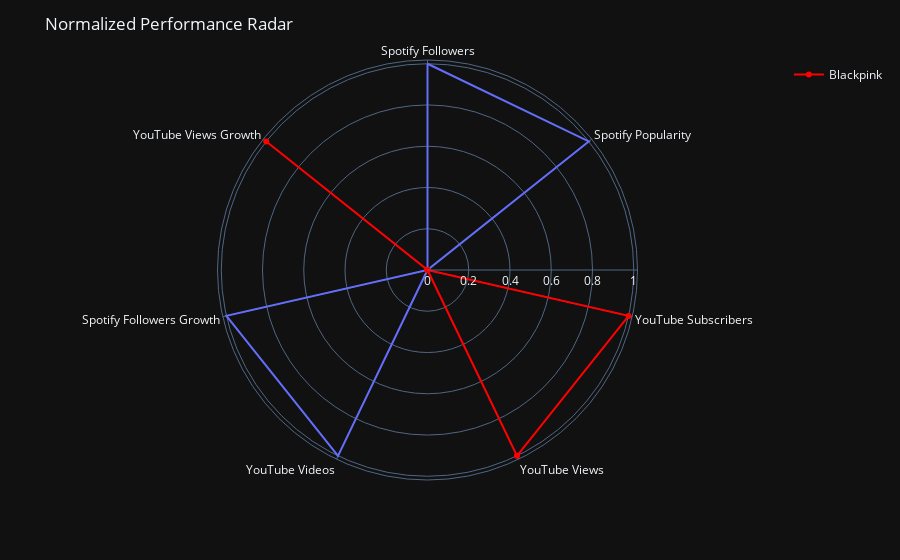

The notebook cell saved with this chart:
### Code cell
# Continuation of BTS vs Blackpink Data Science Project

# Step 1: Import Libraries
import pandas as pd
import matplotlib.pyplot as plt
import seaborn as sns
from sklearn.linear_model import LinearRegression
import numpy as np

# Step 2: Load the Existing Data
data = pd.DataFrame({
    'Artist': ['BTS', 'Blackpink'],
    'Spotify Followers': [78939997, 53799956],
    'Spotify Popularity': [88, 80],
    'YouTube Subscribers': [80300000, 96600000],
    'YouTube Views': [24992181019, 38382531565],
    'YouTube Videos': [2797, 607],
    'Spotify Followers Growth': [1.0, 0.68153],
    'YouTube Views Growth': [0.651134, 1.0]
})

# Step 3: Normalize Data for Better Comparison
from sklearn.preprocessing import MinMaxScaler
scaler = MinMaxScaler()
normalized_data = pd.DataFrame(scaler.fit_transform(data.iloc[:, 1:]), columns=data.columns[1:])
normalized_data['Artist'] = data['Artist']

# Step 4: Visualizations
plt.figure(figsize=(10, 6))
sns.barplot(data=data, x='Artist', y='Spotify Followers')
plt.title('Spotify Followers Comparison')
plt.ylabel('Followers')
plt.show()

plt.figure(figsize=(10, 6))
sns.barplot(data=data, x='Artist', y='YouTube Subscribers')
plt.title('YouTube Subscribers Comparison')
plt.ylabel('Subscribers')
plt.show()

# Radar Plot (Optional - requires plotly)
import plotly.express as px

# Prepare data for radar plot
radar_data = normalized_data.set_index('Artist').T.reset_index()

# Create the radar plot for both BTS and Blackpink
fig = px.line_polar(radar_data, r=radar_data['BTS'], theta=radar_data['index'], line_close=True)
fig.add_scatterpolar(r=radar_data['Blackpink'], theta=radar_data['index'], line=dict(color='red'), mode='lines+markers', name='Blackpink')

# Update layout for better visibility
fig.update_layout(title='Normalized Performance Radar', template='plotly_dark')

# Show the plot
fig.show()


# Step 5: Simple Linear Regression Model - Predicting YouTube Views Based on Subscribers
X = np.array(data['YouTube Subscribers']).reshape(-1, 1)
y = np.array(data['YouTube Views'])
model = LinearRegression()
model.fit(X, y)
predicted_views = model.predict(X)

plt.figure(figsize=(10, 6))
plt.scatter(data['YouTube Subscribers'], data['YouTube Views'], label='Actual')
plt.plot(data['YouTube Subscribers'], predicted_views, color='red', label='Prediction')
plt.title('Linear Regression: YT Subscribers vs Views')
plt.xlabel('YouTube Subscribers')
plt.ylabel('YouTube Views')
plt.legend()
plt.show()

# Step 6: Save Result and Model
data.to_csv('bts_blackpink_final_data.csv', index=False)
import joblib
joblib.dump(model, 'youtube_views_predictor.pkl')

# Step 7: Conclusion Markdown (print for reference)
conclusion = '''
## Final Conclusion

- BTS leads in Spotify metrics; Blackpink excels in YouTube metrics.
- Visuals and radar plots highlight each artist's strength.
- A simple linear model shows a strong correlation between YT subscribers and views.
- More advanced models and API integration can follow in the future.
'''
print(conclusion)

# This notebook can be exported as HTML or PDF for web display

### Figure 1 — Plotly figure (JSON) as saved in the notebook; plotly's stock layout.template omitted (floating-point values rounded to 4 significant figures)
{"data": [{"hovertemplate": "BTS=%{r}<br>index=%{theta}<extra></extra>", "legendgroup": "", "line": {"color": "#636efa", "dash": "solid"}, "marker": {"symbol": "circle"}, "mode": "lines", "name": "", "r": [1, 1, 0, 0, 1.0, 1, 0, 1], "showlegend": false, "subplot": "polar", "theta": ["Spotify Followers", "Spotify Popularity", "YouTube Subscribers", "YouTube Views", "YouTube Videos", "Spotify Followers Growth", "YouTube Views Growth", "Spotify Followers"], "type": "scatterpolar"}, {"line": {"color": "red"}, "mode": "lines+markers", "name": "Blackpink", "r": [0, 0, 1, 1, 0, 0, 1], "theta": ["Spotify Followers", "Spotify Popularity", "YouTube Subscribers", "YouTube Views", "YouTube Videos", "Spotify Followers Growth", "YouTube Views Growth"], "type": "scatterpolar"}], "layout": {"legend": {"tracegroupgap": 0}, "margin": {"t": 60}, "polar": {"angularaxis": {"direction": "clockwise", "rotation": 90}, "domain": {"x": [0, 1], "y": [0, 1]}}, "title": {"text": "Normalized Performance Radar"}}}
